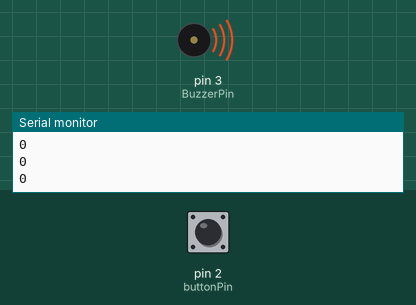
Recording of a sketch running on a simulated Arduino Uno, built with avr-gcc and run on an emulated ATmega328P. Parts: buzzer (waves = sounding), the last lines printed to the serial monitor. The inputs (shaded band) are chosen by the test bench; at power-on: pin 2 (buttonPin) LOW.

Above: at 6.5 s.
6.6 s: pin 2 (buttonPin) pulled HIGH for 0.55 s
At 7.3 s:
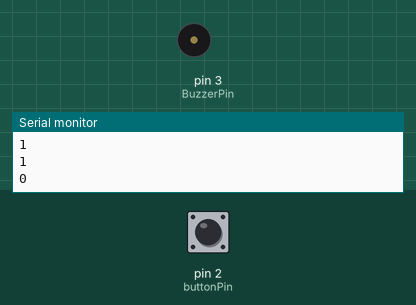
At 12.27 s:
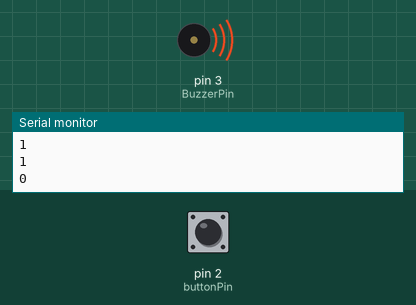
Timing chart, 0 to 14.6 s (numbered marks = the images above; inputs shaded):
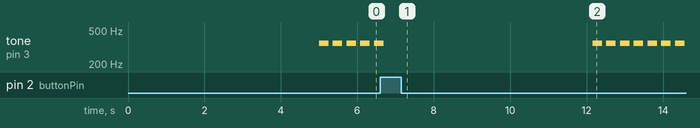

The sketch:

Buzzer_button_plan1.ino
```cpp
 const int BuzzerPin = 3; //Buzzer Pin
    const int buttonPin = 2; // Push-button pin
    int Att=0;

    void setup() {
        Serial.begin(9600); // Opens Serial communication
        pinMode(BuzzerPin,OUTPUT); //Defines pinBuz as an Output
        pinMode(buttonPin,INPUT); // Defines pinSwi as an input
              }
    void loop () {
      int buttonState; // To save the last logic state of the button

     buttonState = digitalRead(buttonPin); //Put the reading value of the switch on botao

      Serial.println(buttonState); //Shows the logic state of the input on Serial Monitor

      if (buttonState == 1) // Pressed button, logic State HIGH (5V)
      {
      digitalWrite(BuzzerPin,1); //Switch pressed, buzzer on
       Att=0;
      }else
      {
        if(Att==0){
          //delay(30000);//30s
          delay(5000);//5s
          Att++;
        }
      digitalWrite(BuzzerPin,0); //If the switch isn’t pressed, buzzer off.
      beep(349, 250);
      delay(300);
      }
      delay(10); //reading delay
                }

 void beep(int note, int duration)
{
 //Play tone on buzzerPin
 tone(BuzzerPin, note, duration);


 delay(50);


}
```

Measured:
- by itself, tone on pin 3 (BuzzerPin): repeats every 0.36 s: 349 Hz 0.25 s, silent 0.11 s
